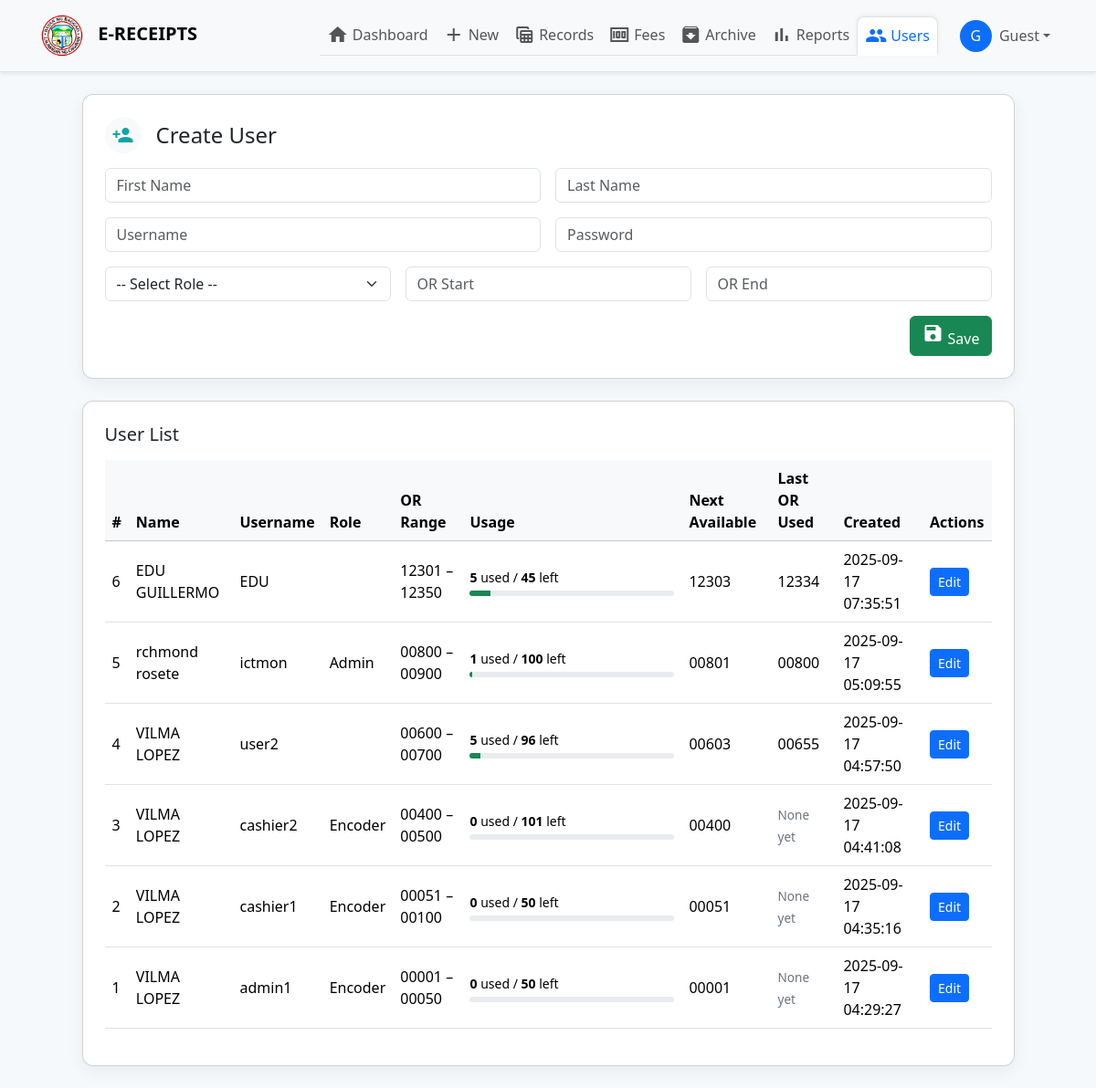
The page /users.php on the database its author committed.
### tables this page shows
CREATE TABLE `users` (
  `id` int(11) NOT NULL,
  `first_name` varchar(100) NOT NULL,
  `last_name` varchar(100) NOT NULL,
  `username` varchar(50) DEFAULT NULL,
  `password` varchar(255) DEFAULT NULL,
  `role` enum('Admin','Cashier','Encoder') NOT NULL,
  `or_start` int(11) NOT NULL,
  `or_end` int(11) NOT NULL,
  `created_at` timestamp NOT NULL DEFAULT current_timestamp()
);

### users.php (the view, shortened to what this page needs)
<?php
include 'config.php';
$users = [];
$sql = "SELECT * FROM users ORDER BY created_at DESC";
$res = $conn->query($sql);
if ($res) {
    while ($row = $res->fetch_assoc()) {
        $row['total_or'] = $row['or_end'] - $row['or_start'] + 1;
        $q = $conn->prepare("SELECT COUNT(*) FROM payments WHERE reference_no BETWEEN ? AND ?");
        $q->bind_param("ii", $row['or_start'], $row['or_end']);
        $q->execute();
        $q->bind_result($used);
        $row['used_or'] = $used;
        $q = $conn->prepare("SELECT MAX(reference_no) FROM payments WHERE reference_no BETWEEN ? AND ?");
        $q->bind_param("ii", $row['or_start'], $row['or_end']);
        $q->execute();
        $q->bind_result($last);
        $row['last_used'] = $last;
        $row['next_available'] = null;
        for ($i = $row['or_start']; $i <= $row['or_end']; $i++) {
            $q = $conn->prepare("SELECT COUNT(*) FROM payments WHERE reference_no=?");
            $q->bind_param("i", $i);
            $q->execute();
            $q->bind_result($cnt);
            if ($cnt == 0) {
                $row['next_available'] = $i;
                break;
            }
        }
        $users[] = $row;
    }
}
?>
<!doctype html>
<html lang="en">
<head>
  <link href="https://cdn.jsdelivr.net/npm/bootstrap@5.3.2/dist/css/bootstrap.min.css" rel="stylesheet">
</head>
<body>
<?php include 'navbar.php'; ?>
<div class="container py-4">
  <div class="row justify-content-center">
    <div class="col-lg-11">
      <div class="card p-4 mb-4">
        <div class="d-flex align-items-center mb-3">
          <span class="material-icons bg-light rounded-circle p-2 me-3 accent">person_add</span>
          <h4 class="mb-0">Create User</h4>
        </div>
        <form method="post">
          <div class="row g-3 mb-3">
            <div class="col-md-6"><input type="text" name="fname" class="form-control" placeholder="First Name" required></div>
            <div class="col-md-6"><input type="text" name="lname" class="form-control" placeholder="Last Name" required></div>
          </div>
          <div class="row g-3 mb-3">
            <div class="col-md-6"><input type="text" name="username" class="form-control" placeholder="Username" required></div>
            <div class="col-md-6"><input type="password" name="password" class="form-control" placeholder="Password" required></div>
          </div>
          <div class="row g-3 mb-3">
            <div class="col-md-4">
              <select name="role" class="form-select" required>
                <option value="">-- Select Role --</option>
              </select>
            </div>
            <div class="col-md-4"><input type="number" name="or_start" class="form-control" placeholder="OR Start" required></div>
            <div class="col-md-4"><input type="number" name="or_end" class="form-control" placeholder="OR End" required></div>
          </div>
          <div class="d-flex justify-content-end">
            <button type="submit" class="btn btn-success"><span class="material-icons">save</span> Save</button>
          </div>
        </form>
      </div>
      <div class="card p-4">
        <h5 class="mb-3">User List</h5>
        <div class="table-responsive">
          <table class="table align-middle">
            <thead class="table-light">
              <tr>
                <th>#</th><th>Name</th><th>Username</th><th>Role</th><th>OR Range</th>
                <th style="width:240px;">Usage</th><th>Next Available</th><th>Last OR Used</th><th>Created</th><th>Actions</th>
              </tr>
            </thead>
            <tbody>
            <?php if (!$users): ?>
              <tr><td colspan="10" class="text-center small-muted">No users yet.</td></tr>
            <?php else: ?>
              <?php foreach ($users as $u):
                $used  = $u['used_or'];
                $total = $u['total_or'];
                $left  = $total - $used;
                $pct   = $total > 0 ? round(($used / $total) * 100) : 0;
                $conflicts = [];
                $hasConflict = count($conflicts) > 0;
              ?>
              <tr class="<?= $hasConflict ? 'table-danger' : '' ?>">
                <td><?= $u['id'] ?></td>
                <td><?= htmlspecialchars($u['first_name'] . ' ' . $u['last_name']) ?></td>
                <td><?= htmlspecialchars($u['username']) ?></td>
                <td><?= htmlspecialchars($u['role']) ?></td>
                <td>
                  <?= str_pad($u['or_start'],5,'0',STR_PAD_LEFT) ?> – <?= str_pad($u['or_end'],5,'0',STR_PAD_LEFT) ?>
                </td>
                <td>
                  <div class="small mb-1"><strong><?= $used ?></strong> used / <strong><?= $left ?></strong> left</div>
                  <div class="progress"><div class="progress-bar bg-success" style="width: <?= $pct ?>%"></div></div>
                </td>
                <td>
                  <?php if ($u['next_available']): ?>
                    <?= str_pad($u['next_available'],5,'0',STR_PAD_LEFT) ?>
                  <?php else: ?>
                    <span class="small-muted">N/A</span>
                  <?php endif; ?>
                </td>
                <td>
                  <?php if ($u['last_used']): ?>
                    <?= str_pad($u['last_used'],5,'0',STR_PAD_LEFT) ?>
                  <?php else: ?>
                    <span class="small-muted">None yet</span>
                  <?php endif; ?>
                </td>
                <td><?= htmlspecialchars($u['created_at']) ?></td>
                <td><button class="btn btn-sm btn-primary" data-bs-toggle="modal" data-bs-target="#editModal<?= $u['id'] ?>">Edit</button></td>
              </tr>
              <?php endforeach; ?>
            <?php endif; ?>
            </tbody>
          </table>
        </div>
      </div>
    </div>
  </div>
</div>
</body>
</html>

### users.php (style rules this page uses)
body { background: #f6f9fc; }
.card { border-radius: 12px; box-shadow: 0 6px 18px rgba(16,24,40,0.06); }
.accent { color: #0ea5a4; }
.progress { height: 6px; border-radius: 4px; }
.small-muted { font-size:.85rem; color:#6b7280; }

### rows shown on the page
users: id "6", first_name+last_name "EDU GUILLERMO", username "EDU", or_start "12301", or_end "12350", used "5", left "45", $pct 10 (drawn), next_available "12303", last_used "12334", created_at "2025-09-17 07:35:51"
users: id "5", first_name+last_name "rchmond rosete", username "ictmon", role "Admin", or_start "00800", or_end "00900", used "1", left "100", next_available "00801", created_at "2025-09-17 05:09:55"
users: id "4", first_name+last_name "VILMA LOPEZ", username "user2", or_start "00600", or_end "00700", used "5", left "96", next_available "00603", last_used "00655", created_at "2025-09-17 04:57:50"
users: id "3", first_name+last_name "VILMA LOPEZ", username "cashier2", role "Encoder", or_start "00400", or_end "00500", used "0", left "101", shows "None yet", created_at "2025-09-17 04:41:08"
users: id "2", first_name+last_name "VILMA LOPEZ", username "cashier1", role "Encoder", or_start "00051", or_end "00100", used "0", left "50", shows "None yet", created_at "2025-09-17 04:35:16"
users: id "1", first_name+last_name "VILMA LOPEZ", username "admin1", role "Encoder", or_start "00001", or_end "00050", used "0", or_end "50", shows "None yet", created_at "2025-09-17 04:29:27"

### other values the page prints
substr($user_first,0,1) "G"
$user_first . ' ' . $user_last "Guest"
